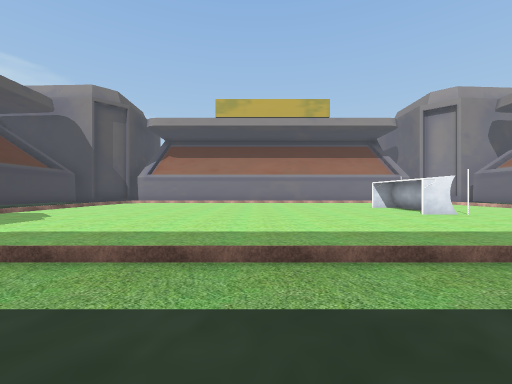
view 1 (above)

20 first-person views from a walk through a 3-D level made in the Unity game engine. The camera is 1.5 m above the floor, looks level and sees 90° across. The floor is counted in squares, 2.47 m on a side. Each view is taken from the middle of a square. On the plan, view 1 faces up. The plan holds only what a view shows up to about 9 squares ahead; the rest is blank. The place goes on beyond the plan. The player is left out. Some surface patterns are stand-ins.

view 2
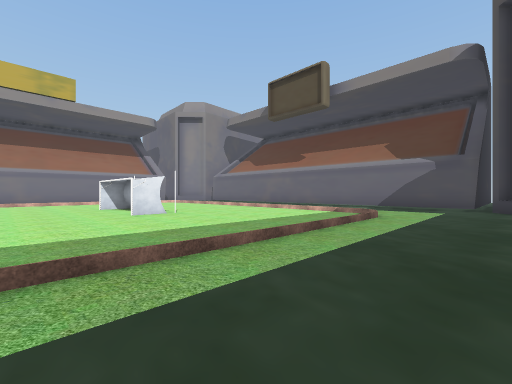

view 3
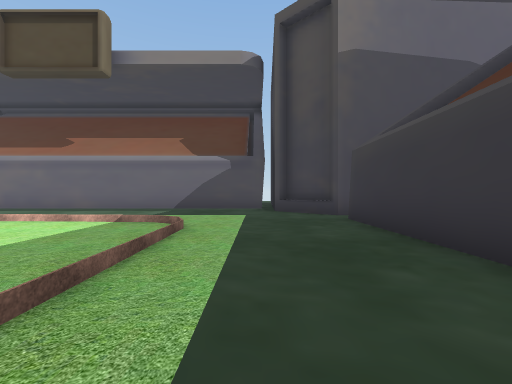

view 4
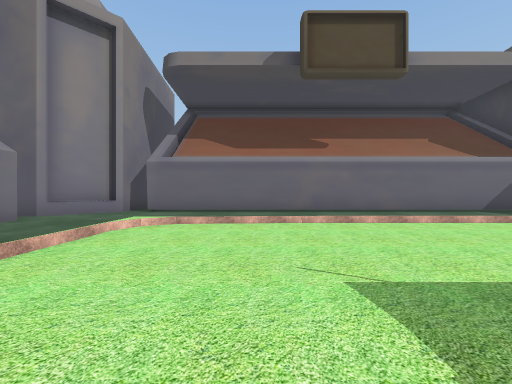

view 5
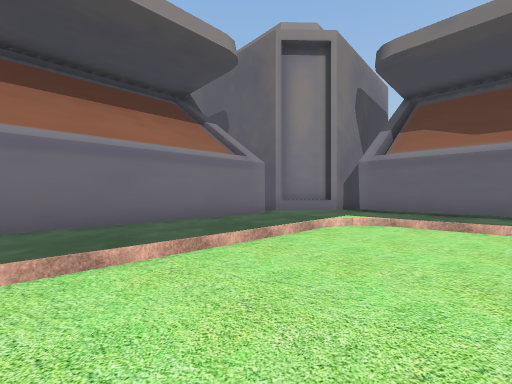

view 6
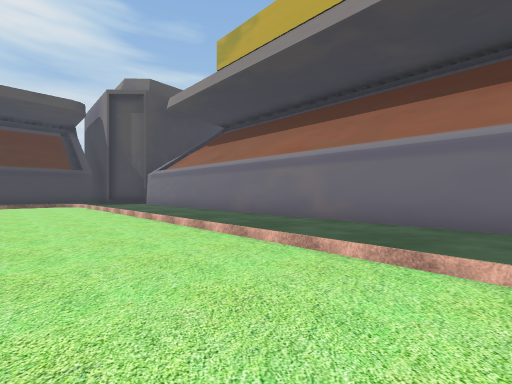

view 7
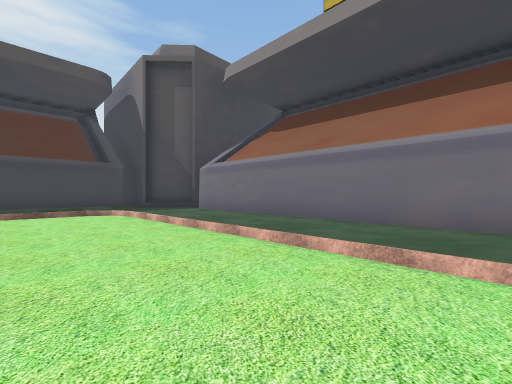

view 8
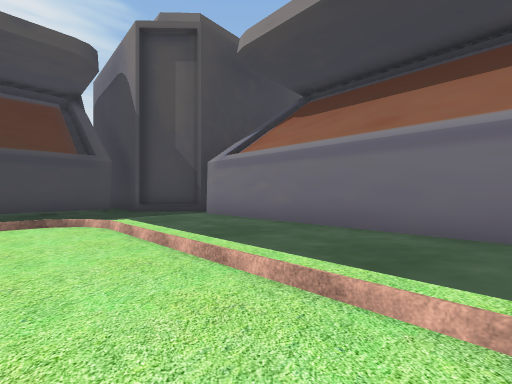

view 9
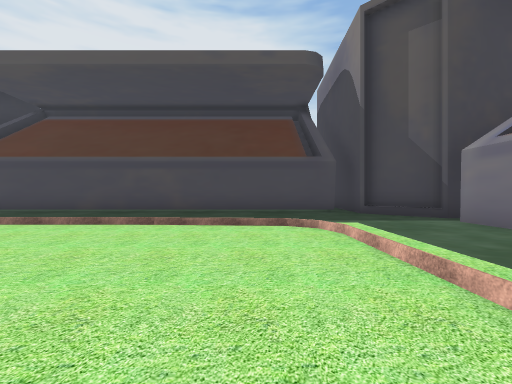

view 10
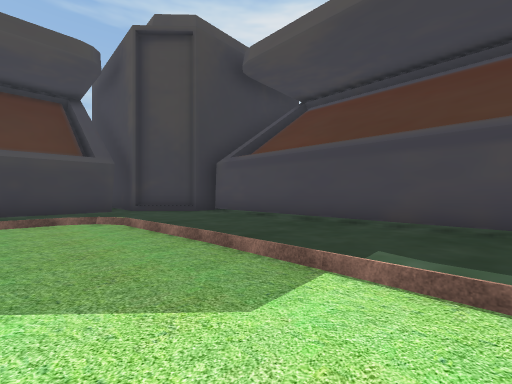

view 11
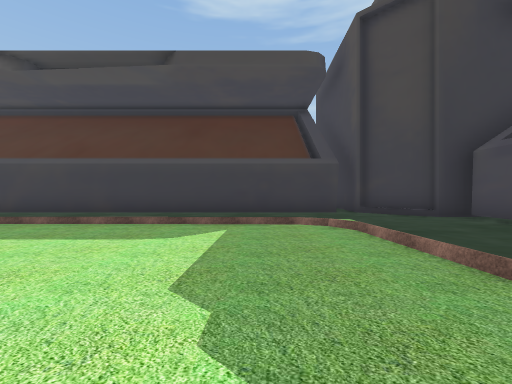

view 12
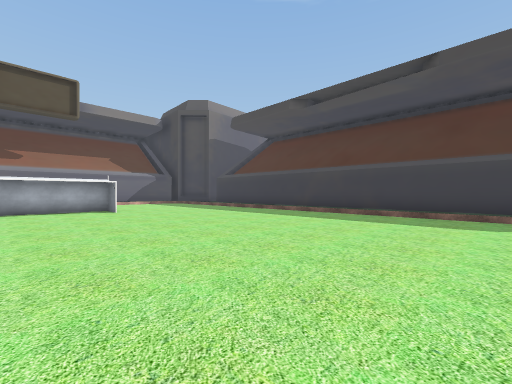

view 13
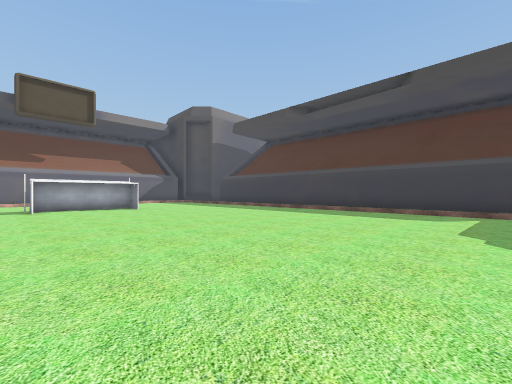

view 14
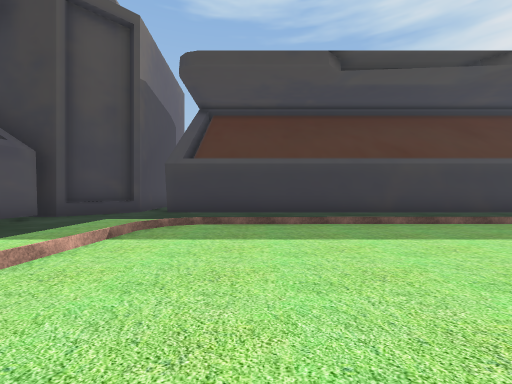

view 15
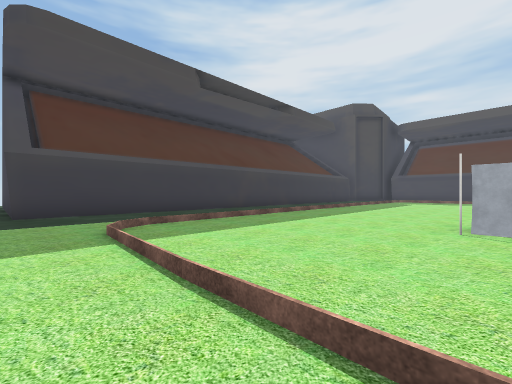

view 16
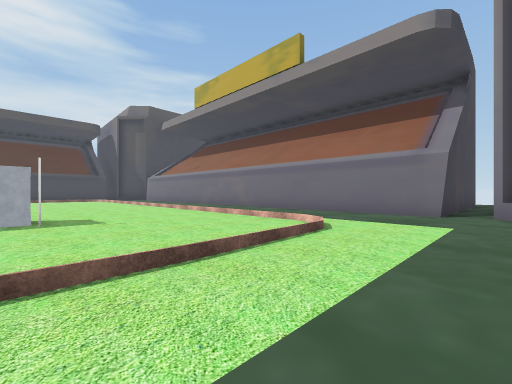

view 17
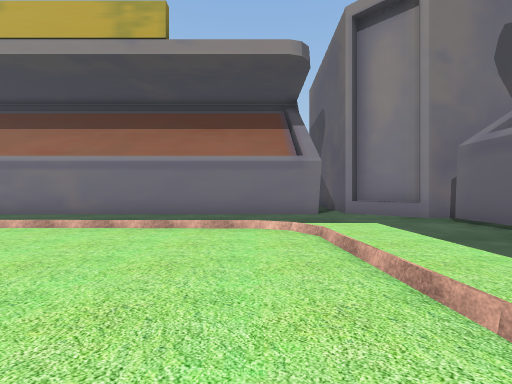

view 18
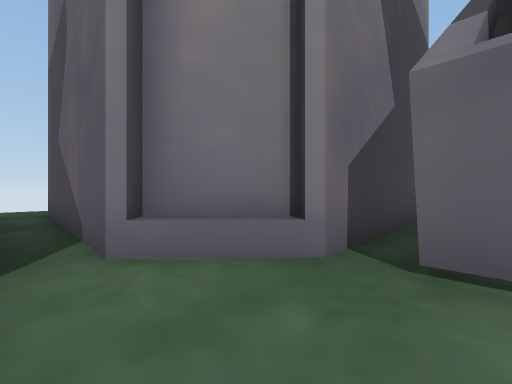

view 19
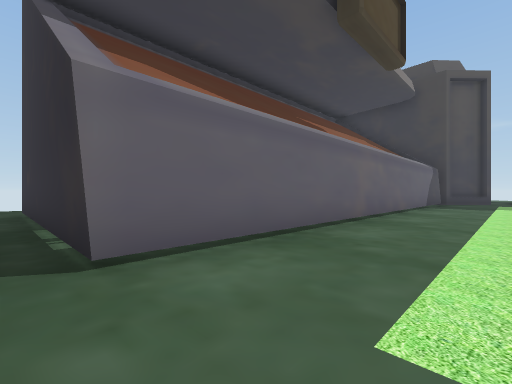

view 20
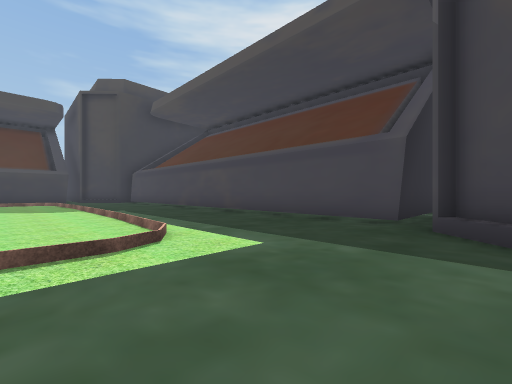

### Floor plan
Key: @ floor where view 1 was taken; # wall or solid block; . floor; / step, stairs or slope; O other object.
Columns run from 13 left of view 1 to 16 right of it. Each row starts with its distance up from view 1.
 25                        ..
 24                        ..
 23                        .#
 22                         #
 21
 20                       ###
 19                       #.#
 18                       #.#
 17     #.#################.##
 16   ###....................#####
 15  .............................
 14 ###.......................####
 13   #..................//...#
 12   #.../.............../...#
 11   #.../.............../...#
 10   #.../.............../...#
  9   #.../...........O.../...#
  8   #.../...........O.../...#
  7   #.../...........O.../...#
  6   #.../.............../...#
  5   #.../.............../...#
  4   #.................../...#
  3   #.................../...#
  2   #.....//////////.//.....#
  1   #....     ..............#
  0   ##.........@...........##
 -1    ##.#################.##
 -2     #.                #.#
 -3                       #.
 -4                       #

Where each view was taken, in squares from view 1:
view 1: 0 up, 0 right, facing up
view 2: 0 up, 2 right, facing up-right
view 3: 1 up, 4 right, facing right
view 4: 11 up, 4 right, facing right
view 5: 11 up, 4 right, facing up-right
view 6: 11 up, 6 right, facing up-left
view 7: 11 up, 1 right, facing up-left
view 8: 12 up, 1 left, facing up-left
view 9: 12 up, 2 left, facing left
view 10: 8 up, 5 left, facing down-left
view 11: 7 up, 5 left, facing down
view 12: 9 up, 4 left, facing down-right
view 13: 10 up, 5 left, facing down-right
view 14: 7 up, 7 right, facing down
view 15: 7 up, 10 right, facing down-left
view 16: 9 up, 11 right, facing up-left
view 17: 9 up, 8 right, facing up
view 18: 14 up, 10 right, facing up-right
view 19: 15 up, 10 right, facing down-right
view 20: 16 up, 5 left, facing down-left
